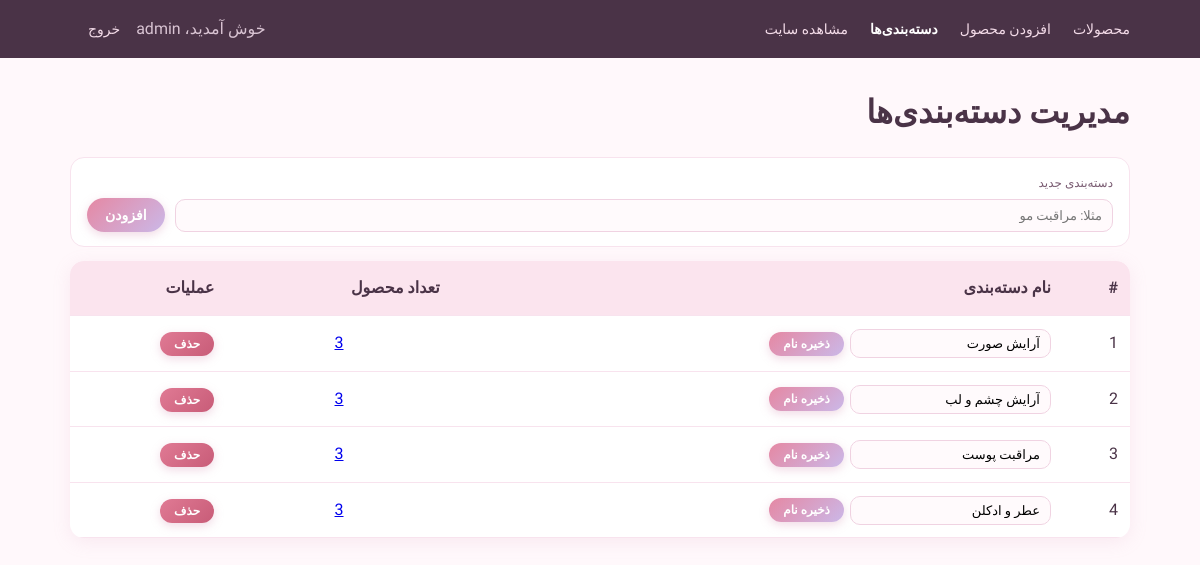
The app's page /admin/categories.php (signed in) with its own data.
### tables this page shows
CREATE TABLE categories (
    id INT AUTO_INCREMENT PRIMARY KEY,
    name VARCHAR(100) NOT NULL
);

### classes/Database.php (called while the page is built, shortened)
<?php
class Database
{
    private static ?mysqli $connection = null;
    public static function getConnection(): mysqli
    {
        if (self::$connection === null) {
            self::$connection = mysqli_connect(
                $_ENV['DB_HOST'] ?? 'localhost',
                $_ENV['DB_USER'] ?? 'root',
                $_ENV['DB_PASS'] ?? '',
                $_ENV['DB_NAME'] ?? 'store_db'
            );
            mysqli_set_charset(self::$connection, 'utf8mb4');
        }
        return self::$connection;
    }
}

### classes/Model.php (called while the page is built, shortened)
<?php
abstract class Model
{
    public function __construct()
    {
        $this->conn = Database::getConnection();
    }
}

### classes/Category.php (called while the page is built, shortened)
<?php
class Category extends Model
{
    public function allWithProductCount(): array
    {
        $result = mysqli_query($this->conn, "
            SELECT c.*, COUNT(p.id) AS product_count
            FROM categories c
            LEFT JOIN products p ON p.category_id = c.id
            GROUP BY c.id
            ORDER BY c.id ASC
        ");
        $rows = [];
        while ($row = mysqli_fetch_assoc($result)) {
            $rows[] = $row;
        }
        return $rows;
    }
}

### includes/functions.php (called while the page is built, shortened)
<?php
function clean_input($data)
{
    $data = trim($data);
    $data = stripslashes($data);
    $data = htmlspecialchars($data, ENT_QUOTES, 'UTF-8');
    return $data;
}
    ?>

### admin/categories.php (the view, shortened to what this page needs)
<?php
require_once __DIR__ . '/../includes/functions.php';
$categoryModel = new Category();
require_once __DIR__ . '/_header.php';
$categories = $categoryModel->allWithProductCount();
?>
<h1>مدیریت دسته‌بندی‌ها</h1>
<form method="post" action="categories.php" class="admin-toolbar">
    <div class="filter-field filter-wide">
        <label for="new_name">دسته‌بندی جدید</label>
        <input type="text" id="new_name" name="name" maxlength="100" placeholder="مثلا: مراقبت مو" required>
    </div>
    <div class="filter-actions"><button type="submit" class="btn">افزودن</button></div>
</form>
<table class="admin-table" style="margin-top:14px;">
    <thead>
        <tr>
            <th>#</th>
            <th>نام دسته‌بندی</th>
            <th>تعداد محصول</th>
            <th>عملیات</th>
        </tr>
    </thead>
    <tbody>
        <?php foreach ($categories as $cat): ?>
            <tr>
                <td><?php echo $cat['id']; ?></td>
                <td>
                    <form method="post" action="categories.php" class="inline-form">
                        <input type="text" name="name" value="<?php echo clean_input($cat['name']); ?>" maxlength="100" aria-label="نام دسته‌بندی" required>
                        <button type="submit" class="btn btn-outline">ذخیره نام</button>
                    </form>
                </td>
                <td class="num">
                    <?php if ((int) $cat['product_count'] > 0): ?>
                        <a href="dashboard.php?category=<?php echo $cat['id']; ?>"><?php echo $cat['product_count']; ?></a>
                    <?php else: ?>
                        ۰
                    <?php endif; ?>
                </td>
                <td>
                    <form method="post" action="categories.php" class="inline-form"
                          onsubmit="return confirm('<?php echo (int) $cat['product_count'] > 0
                              ? 'این دسته‌بندی ' . (int) $cat['product_count'] . ' محصول دارد که بدون دسته‌بندی می‌مانند. حذف شود؟'
                              : 'این دسته‌بندی حذف شود؟'; ?>');">
                        <button type="submit" class="btn btn-danger">حذف</button>
                    </form>
                </td>
            </tr>
        <?php endforeach; ?>
    </tbody>
</table>
<?php require_once __DIR__ . '/_footer.php'; ?>

### assets/css/style.css (style rules this page uses)
* { box-sizing: border-box; margin: 0; padding: 0; }
:root { --pink: #e588a3; --pink-dark: #c1536e; --pink-light: #fbe4ee; --rosewater: #ffd6d1; --lavender: #cbb8e8; --cream: #fff8fb; --plum: #4a3347; --plum-soft: #7a5c72; --gold: #cf9d4f; }
body { font-family: 'Vazirmatn', Tahoma, Arial, sans-serif; background: var(--cream); color: var(--plum); line-height: 1.9; }
.btn-outline { background: #fff; color: var(--pink-dark); border: 1.5px solid var(--pink); box-shadow: none; }
h1 { color: var(--plum); font-weight: 700; margin-bottom: 8px; }
.btn { display: inline-block; background: linear-gradient(135deg, var(--pink), var(--lavender)); color: #fff; border: none; padding: 9px 18px; border-radius: 999px; text-decoration: none; cursor: pointer; font-size: 14px; font-family: inherit; font-weight: 600; box-shadow: 0 3px 10px rgba(215, 150, 180, .35); }
.btn-danger { background: linear-gradient(135deg, #e07a94, #c85c78); }
table { width: 100%; border-collapse: collapse; background: #fff; border-radius: 14px; overflow: hidden; box-shadow: 0 4px 18px rgba(215, 150, 180, .15); }
table th { background: var(--pink-light); color: var(--plum); }
table th, table td { padding: 12px; border-bottom: 1px solid #f8e3ee; text-align: right; }
.filter-field { display: flex; flex-direction: column; gap: 4px; min-width: 130px; }
.filter-field.filter-wide { flex: 1 1 200px; }
.filter-field label { font-size: 12px; color: var(--plum-soft); }
.filter-field input, .filter-field select { padding: 8px 10px; border: 1px solid #f0d3e2; border-radius: 10px; background: #fffafc; font-family: inherit; font-size: 13px; }
.filter-actions { display: flex; gap: 8px; margin-right: auto; }
.admin-toolbar { display: flex; flex-wrap: wrap; gap: 10px; align-items: flex-end; margin: 14px 0; background: #fff; border: 1px solid #f8e3ee; border-radius: 14px; padding: 14px 16px; }
.admin-toolbar .filter-field { min-width: 120px; }
.admin-table .num { text-align: center; white-space: nowrap; }
.admin-table .btn { padding: 5px 14px; font-size: 12px; }
.inline-form { display: inline-flex; gap: 6px; align-items: center; margin: 0; }
.inline-form input[type="text"] { padding: 6px 10px; border: 1px solid #f0d3e2; border-radius: 10px; font-family: inherit; font-size: 13px; background: #fffafc; }

### records on screen
categories: id "1", name "آرایش صورت", product_count "3"
categories: id "2", name "آرایش چشم و لب", product_count "3"
categories: id "3", name "مراقبت پوست", product_count "3"
categories: id "4", name "عطر و ادکلن", product_count "3"

### other values on screen
clean_input($_SESSION['admin_username']) "admin"
